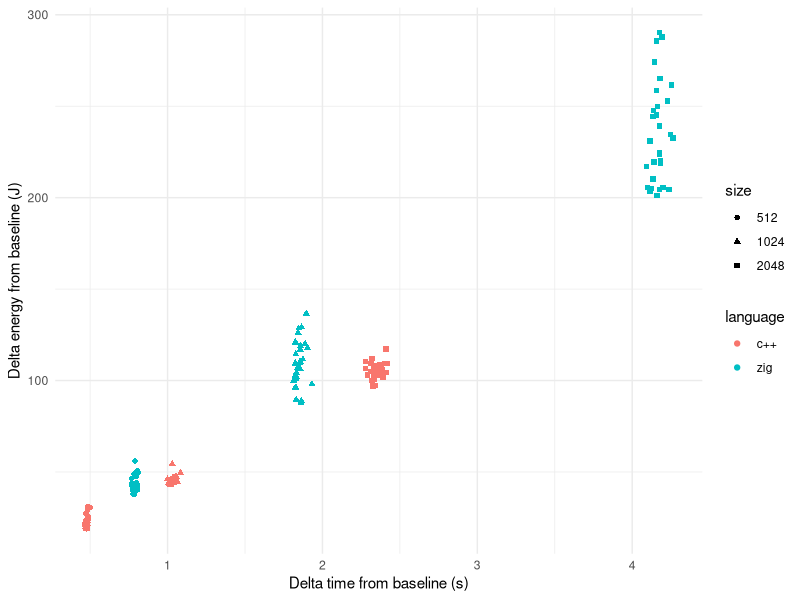
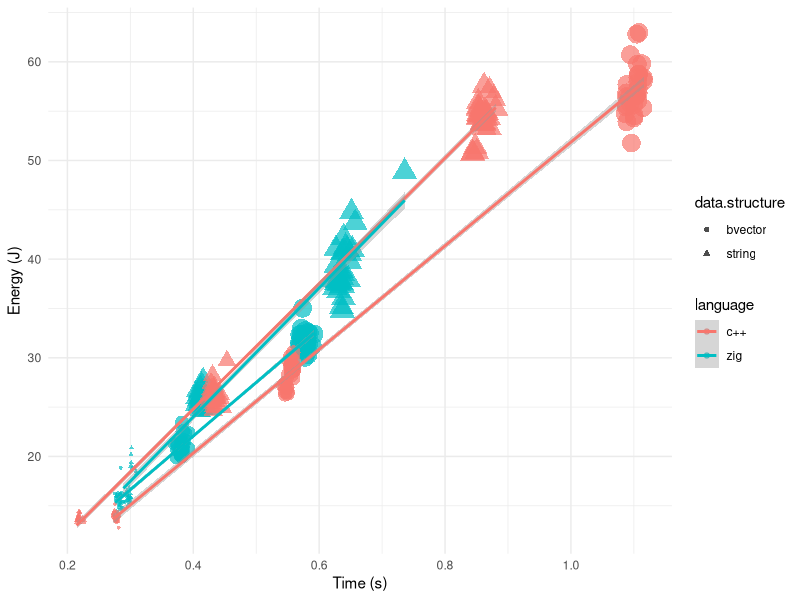
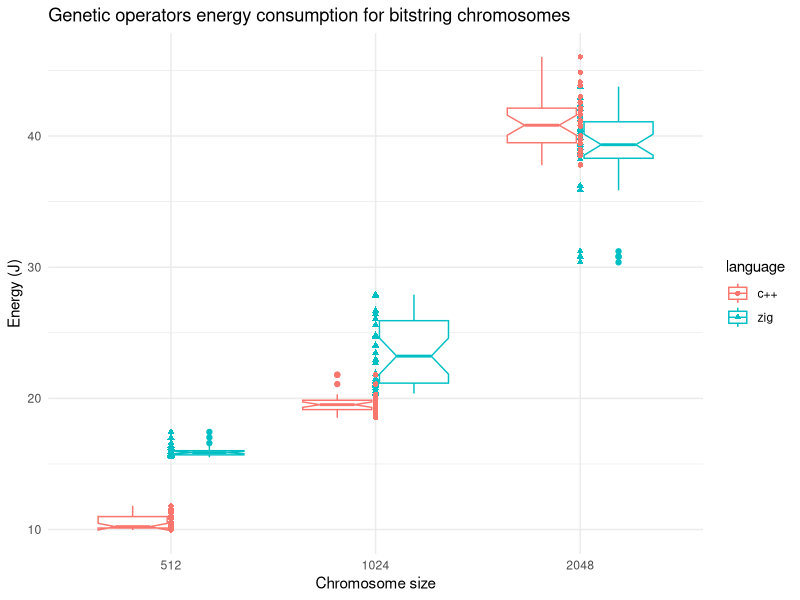

Write R code to recreate these figures, in order.
## ----energy.sac.generation, echo=FALSE, message=FALSE, fig.height=2.75, fig.cap="Energy vs. time for the chromosome generation problem. Point size changes with chromosome size."----
library(knitr)
zig.gen.bool <- read.csv("../data/sac-gen-bool-25-Sep-19-46-01.csv")
zig.gen.bool$data.structure <- "bvector"
zig.gen.string <- read.csv("../data/sac-gen-string-25-Sep-19-44-59.csv")
zig.gen.string$data.structure <- "string"
cpp.gen.bool <- read.csv("../data/c++-bvector-gen.csv")
cpp.gen.bool$data.structure <- "bvector"
cpp.gen.string <- read.csv("../data/cpp-string-27-Sep-20-36-43.csv")
cpp.gen.string$data.structure <- "string"

gen.data <- rbind(zig.gen.bool, zig.gen.string, cpp.gen.bool, cpp.gen.string)
gen.data$language <- c(rep("zig", nrow(zig.gen.bool)), rep("zig", nrow(zig.gen.string)), rep("c++", nrow(cpp.gen.bool)), rep("c++", nrow(cpp.gen.string)))
gen.data$point.size <- log2(gen.data$size)-7

library(dplyr)
gen.data %>% group_by(language, data.structure, size ) %>% summarise(mean(PKG), sd(PKG), mean(seconds), sd(seconds)) -> gen.data.summary

library(ggplot2)

energy_vs_time <- ggplot(gen.data, aes(x=seconds, y=PKG, color=language)) +
    geom_point(aes(fill=data.structure, shape=data.structure, size=point.size), alpha=0.7, stroke=0.5) +
    theme_minimal() +
    geom_smooth(method="lm", aes(group=interaction(language, data.structure))) +
    labs(x="Time (s)", y="Energy (J)") +
    guides(size="none")

ggsave("../img/energy_vs_time.png", energy_vs_time, width=6, height=4)

gen.data$size <- as.factor(gen.data$size)


## ----energy.sac.ops, echo=FALSE, message=FALSE, fig.height=2.75, fig.cap="Boxplot of PKG energy consumption using the bit string chromosome for the two languages and different sizes",  fig.align="center"----
zig.ops.bool <- read.csv("../data/sac-2025-zig-ops-bool.csv")
zig.ops.bool$data.structure <- "bvector"
zig.ops.bool$delta.PKG <- zig.ops.bool$PKG - c(rep(gen.data.summary[gen.data.summary$language=="zig" & gen.data.summary$data.structure=="bvector" & gen.data.summary$size==512,]$`mean(PKG)`,30), rep(gen.data.summary[gen.data.summary$language=="zig" & gen.data.summary$data.structure=="bvector" & gen.data.summary$size==1024,]$`mean(PKG)`,30), rep(gen.data.summary[gen.data.summary$language=="zig" & gen.data.summary$data.structure=="bvector" & gen.data.summary$size==2048,]$`mean(PKG)`,30))
zig.ops.bool$delta.seconds <- zig.ops.bool$seconds - c(rep(gen.data.summary[gen.data.summary$language=="zig" & gen.data.summary$data.structure=="bvector" & gen.data.summary$size==512,]$`mean(seconds)`,30), rep(gen.data.summary[gen.data.summary$language=="zig" & gen.data.summary$data.structure=="bvector" & gen.data.summary$size==1024,]$`mean(seconds)`,30), rep(gen.data.summary[gen.data.summary$language=="zig" & gen.data.summary$data.structure=="bvector" & gen.data.summary$size==2048,]$`mean(seconds)`,30))
zig.ops.string <- read.csv("../data/sac-2025-zig-ops-string.csv")
zig.ops.string$data.structure <- "string"
zig.ops.string$delta.PKG <- zig.ops.string$PKG - c(rep(gen.data.summary[gen.data.summary$language=="zig" & gen.data.summary$data.structure=="string" & gen.data.summary$size==512,]$`mean(PKG)`,30), rep(gen.data.summary[gen.data.summary$language=="zig" & gen.data.summary$data.structure=="string" & gen.data.summary$size==1024,]$`mean(PKG)`,30), rep(gen.data.summary[gen.data.summary$language=="zig" & gen.data.summary$data.structure=="string" & gen.data.summary$size==2048,]$`mean(PKG)`,30))
zig.ops.string$delta.seconds <- zig.ops.string$seconds - c(rep(gen.data.summary[gen.data.summary$language=="zig" & gen.data.summary$data.structure=="string" & gen.data.summary$size==512,]$`mean(seconds)`,30), rep(gen.data.summary[gen.data.summary$language=="zig" & gen.data.summary$data.structure=="string" & gen.data.summary$size==1024,]$`mean(seconds)`,30), rep(gen.data.summary[gen.data.summary$language=="zig" & gen.data.summary$data.structure=="string" & gen.data.summary$size==2048,]$`mean(seconds)`,30))
cpp.ops.bool <- read.csv("../data/cpp-bool-ops-30-Sep-09-03-07.csv")
cpp.ops.bool$data.structure <- "bvector"
cpp.ops.bool$delta.PKG <- cpp.ops.bool$PKG - c(rep(gen.data.summary[gen.data.summary$language=="c++" & gen.data.summary$data.structure=="bvector" & gen.data.summary$size==512,]$`mean(PKG)`,30), rep(gen.data.summary[gen.data.summary$language=="c++" & gen.data.summary$data.structure=="bvector" & gen.data.summary$size==1024,]$`mean(PKG)`,30), rep(gen.data.summary[gen.data.summary$language=="c++" & gen.data.summary$data.structure=="bvector" & gen.data.summary$size==2048,]$`mean(PKG)`,30))
cpp.ops.bool$delta.seconds <- cpp.ops.bool$seconds - c(rep(gen.data.summary[gen.data.summary$language=="c++" & gen.data.summary$data.structure=="bvector" & gen.data.summary$size==512,]$`mean(seconds)`,30), rep(gen.data.summary[gen.data.summary$language=="c++" & gen.data.summary$data.structure=="bvector" & gen.data.summary$size==1024,]$`mean(seconds)`,30), rep(gen.data.summary[gen.data.summary$language=="c++" & gen.data.summary$data.structure=="bvector" & gen.data.summary$size==2048,]$`mean(seconds)`,30))
cpp.ops.string <- read.csv("../data/cpp-string-ops-30-Sep-09-00-11.csv")
cpp.ops.string$data.structure <- "string"
cpp.ops.string$delta.PKG <- cpp.ops.string$PKG - c(rep(gen.data.summary[gen.data.summary$language=="c++" & gen.data.summary$data.structure=="string" & gen.data.summary$size==512,]$`mean(PKG)`,30), rep(gen.data.summary[gen.data.summary$language=="c++" & gen.data.summary$data.structure=="string" & gen.data.summary$size==1024,]$`mean(PKG)`,30), rep(gen.data.summary[gen.data.summary$language=="c++" & gen.data.summary$data.structure=="string" & gen.data.summary$size==2048,]$`mean(PKG)`,30))
cpp.ops.string$delta.seconds <- cpp.ops.string$seconds - c(rep(gen.data.summary[gen.data.summary$language=="c++" & gen.data.summary$data.structure=="string" & gen.data.summary$size==512,]$`mean(seconds)`,30), rep(gen.data.summary[gen.data.summary$language=="c++" & gen.data.summary$data.structure=="string" & gen.data.summary$size==1024,]$`mean(seconds)`,30), rep(gen.data.summary[gen.data.summary$language=="c++" & gen.data.summary$data.structure=="string" & gen.data.summary$size==2048,]$`mean(seconds)`,30))

ops.data <- rbind(zig.ops.bool, zig.ops.string, cpp.ops.bool, cpp.ops.string)
ops.data$language <- c(rep("zig", nrow(zig.gen.bool)), rep("zig", nrow(zig.gen.string)), rep("c++", nrow(cpp.gen.bool)), rep("c++", nrow(cpp.gen.string)))
ops.data$point.size <- log2(ops.data$size)-7

ops.data %>% group_by(language, data.structure, size) %>% summarise(mean(delta.PKG), sd(delta.PKG), mean(delta.seconds), sd(delta.seconds)) -> ops.data.summary

# ggplot(ops.data, aes(x=delta.seconds, y=delta.PKG, color=language)) + geom_point(aes(fill=data.structure,shape=data.structure,size=point.size)) + theme_minimal() + labs(x="Time (s)", y="Energy (J)") + theme(legend.position="none")

ops.data$size <- as.factor(ops.data$size)
ops_energy_vs_chromosome_size <- ggplot(ops.data[ops.data$data.structure=="string",], aes(x=size, y=PKG, color=language)) + geom_boxplot(notch=T) + geom_point(aes(fill=language,shape=language)) + theme_minimal() + labs(x="Chromosome size", y="Energy (J)")+ggtitle("Genetic operators energy consumption for bitstring chromosomes")
ggsave("../img/ops-string-boxplot.png", ops_energy_vs_chromosome_size, width=6, height=4)
string.ops.data <- ops.data[ops.data$data.structure=="string",]
differences.512 <- t.test(string.ops.data[string.ops.data$size==512 & string.ops.data$language=="c++",]$PKG, string.ops.data[string.ops.data$size==512 & string.ops.data$language=="zig",]$PKG,alternative = "less")
differences.1024 <- t.test(string.ops.data[string.ops.data$size==1024 & string.ops.data$language=="c++",]$PKG, string.ops.data[string.ops.data$size==1024 & string.ops.data$language=="zig",]$PKG,alternative = "less")
differences.2048 <- t.test(string.ops.data[string.ops.data$size==2048 & string.ops.data$language=="c++",]$PKG, string.ops.data[string.ops.data$size==2048 & string.ops.data$language=="zig",]$PKG, alternative = "greater")
string.ops.data$power <- string.ops.data$PKG/string.ops.data$seconds


## ----energy.sac.hiff, echo=FALSE, message=FALSE, fig.height=2.75, fig.cap="Delta energy from baseline vs. delta time from baseline for the HIFF fitness function for bitstring chromosomes."----
zig.hiff.string <- read.csv("../data/sac-hiff-string-1-Oct-17-33-52.csv")
zig.hiff.string$delta.PKG <- zig.hiff.string$PKG - c(rep(gen.data.summary[gen.data.summary$language=="zig" & gen.data.summary$data.structure=="string" & gen.data.summary$size==512,]$`mean(PKG)`,30), rep(gen.data.summary[gen.data.summary$language=="zig" & gen.data.summary$data.structure=="string" & gen.data.summary$size==1024,]$`mean(PKG)`,30), rep(gen.data.summary[gen.data.summary$language=="zig" & gen.data.summary$data.structure=="string" & gen.data.summary$size==2048,]$`mean(PKG)`,30))
zig.hiff.string$delta.seconds <- zig.hiff.string$seconds - c(rep(gen.data.summary[gen.data.summary$language=="zig" & gen.data.summary$data.structure=="string" & gen.data.summary$size==512,]$`mean(seconds)`,30), rep(gen.data.summary[gen.data.summary$language=="zig" & gen.data.summary$data.structure=="string" & gen.data.summary$size==1024,]$`mean(seconds)`,30), rep(gen.data.summary[gen.data.summary$language=="zig" & gen.data.summary$data.structure=="string" & gen.data.summary$size==2048,]$`mean(seconds)`,30))
zig.hiff.string$language <- "zig"
cpp.hiff.string <- read.csv("../data/cpp-string-hiff-1-Oct-17-39-37.csv")
cpp.hiff.string$delta.PKG <- cpp.hiff.string$PKG - c(rep(gen.data.summary[gen.data.summary$language=="c++" & gen.data.summary$data.structure=="string" & gen.data.summary$size==512,]$`mean(PKG)`,30), rep(gen.data.summary[gen.data.summary$language=="c++" & gen.data.summary$data.structure=="string" & gen.data.summary$size==1024,]$`mean(PKG)`,30), rep(gen.data.summary[gen.data.summary$language=="c++" & gen.data.summary$data.structure=="string" & gen.data.summary$size==2048,]$`mean(PKG)`,30))
cpp.hiff.string$delta.seconds <- cpp.hiff.string$seconds - c(rep(gen.data.summary[gen.data.summary$language=="c++" & gen.data.summary$data.structure=="string" & gen.data.summary$size==512,]$`mean(seconds)`,30), rep(gen.data.summary[gen.data.summary$language=="c++" & gen.data.summary$data.structure=="string" & gen.data.summary$size==1024,]$`mean(seconds)`,30), rep(gen.data.summary[gen.data.summary$language=="c++" & gen.data.summary$data.structure=="string" & gen.data.summary$size==2048,]$`mean(seconds)`,30))
cpp.hiff.string$language <- "c++"

hiff.data <- rbind(zig.hiff.string, cpp.hiff.string)
hiff.data$size <- factor(hiff.data$size)
ggplot(hiff.data, aes(x=delta.seconds, y=delta.PKG, color=language, shape=size)) + geom_point() + theme_minimal() + labs(x="Delta time from baseline (s)", y="Delta energy from baseline (J)")


## ----sac.hiff.opsxjoule, echo=F, message=F---------------------------------------------------------
hiff.data$ops.joule <- 40000/hiff.data$delta.PKG

hiff.data %>% group_by(language, size) %>% summarise(`mean(delta.PKG)`=mean(delta.PKG), `sd(delta.PKG)`=sd(delta.PKG), `mean(delta.seconds)`=mean(delta.seconds), `sd(delta.seconds)`=sd(delta.seconds), `mean(ops.joule)`=mean(ops.joule), `sd(ops.joule)`=sd(ops.joule)) -> hiff.data.summary

library(kableExtra)

hiff.data.summary$Joules <- paste0(round(hiff.data.summary$`mean(delta.PKG)`,2), " (", round(hiff.data.summary$`sd(delta.PKG)`,2), ")")
hiff.data.summary$"Ops per Joule" <- paste0(round(hiff.data.summary$`mean(ops.joule)`,2), " (", round(hiff.data.summary$`sd(ops.joule)`,2), ")")

hiff.data.summary %>% select(language, size, Joules, "Ops per Joule") %>% arrange(size) %>% kable(digits=2, caption="\\protect\\label{tab:opsxjoule}Comparison of c++ and zig, HIFF function") %>% kable_styling(full_width = F)
